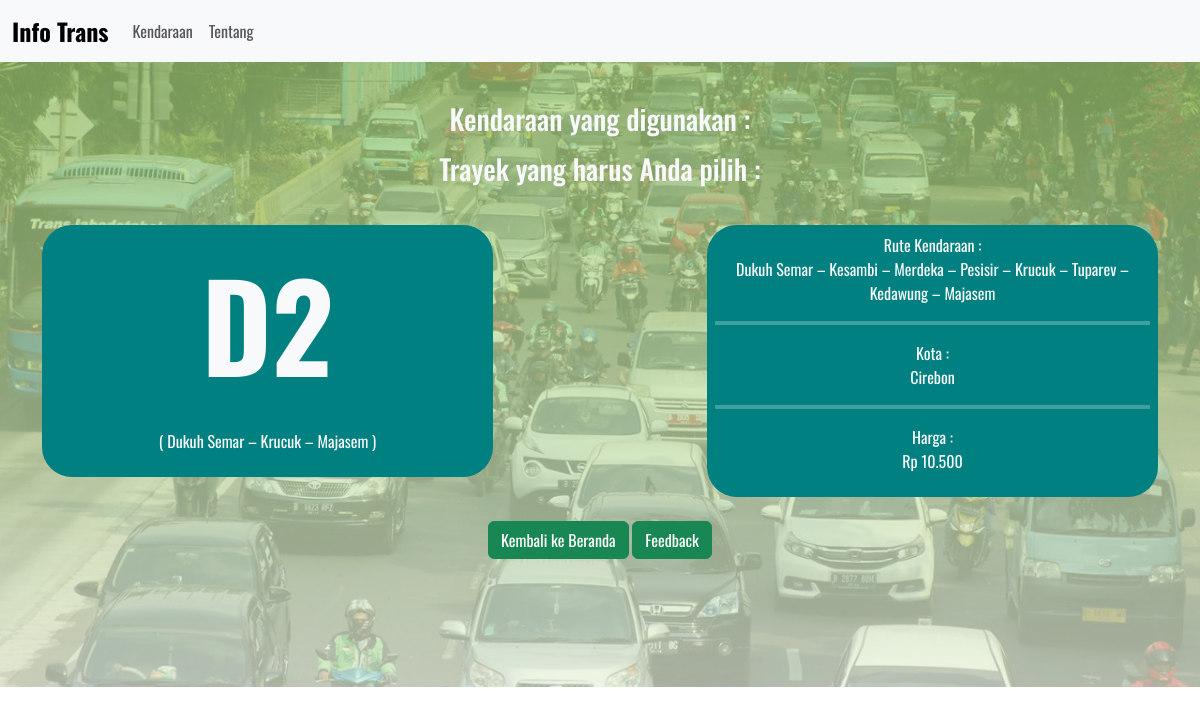
Page /hasil.php?loktujuan=D2 on the committed database.
### tables this page shows
CREATE TABLE `data_angkot` (
  `no` int(11) NOT NULL,
  `id_angkot` varchar(100) NOT NULL,
  `jurusan` varchar(100) NOT NULL,
  `rute` varchar(400) NOT NULL,
  `kota` text NOT NULL,
  `harga` int(50) NOT NULL
);

### hasil.php (the view, shortened to what this page needs)
<?php include 'koneksi.php';
  $id = $_GET['loktujuan'];
  $result = mysqli_query($koneksi, "SELECT * FROM data_angkot WHERE id_angkot = '$id'");
  $nilai = mysqli_fetch_assoc($result);
?>
<!DOCTYPE html>
<html lang="en" dir="ltr">
  <head>
    <link rel="stylesheet" href="asset/css/bootstrap.css">
  </head>
  <body>
    <nav class="navbar navbar-expand-lg navbar-light bg-light">
      <div class="container-fluid">
        <a class="navbar-brand" href="index.php" style="font-weight:bold;">Info Trans</a>
        <div class="collapse navbar-collapse" id="navbarNav">
          <ul class="navbar-nav">
            <li class="nav-item">
              <a class="nav-link" href="info.php?rute=">Kendaraan</a>
            </li>
            <li class="nav-item">
              <a class="nav-link" href="tentang.html">Tentang</a>
            </li>
          </ul>
        </div>
      </div>
    </nav>
    <div class="jumbotron jumbotron-fluid">
      <div class="container text-center pt-4 text-light">
        <h3 class="m-3">Kendaraan yang digunakan : <?php echo $_GET['kendaraan']; ?></h3>
        <h3 class="m-3">Trayek yang harus Anda pilih : </h3><br>
        <div class="row">
          <div class="col-sm-5">
            <div class="container backgroundhasil mb-4 p-2">
              <p class="idangkot"><?php echo $nilai['id_angkot'] ?></p>
              <p>( <?php echo $nilai['jurusan'] ?> )</p>
            </div>
          </div>
          <div class="col-sm"></div>
          <div class="col-sm-5">
            <div class="container backgroundhasil mb-4 p-2">
              <p>Rute Kendaraan : <br><?php echo $nilai['rute'] ?></p>
              <hr style="border : 2px solid white;">
              <p>Kota : <br><?php echo $nilai['kota'] ?></p>
              <hr style="border : 2px solid white;">
              <p>Harga : <br>Rp <?php echo number_format($nilai['harga'], 0, ',', '.') ?></p>
            </div>
          </div>
        </div>
        <a href="index.php" class="btn btn-success">Kembali ke Beranda</a>
        <a href="feedback.php" class="btn btn-success">Feedback</a><br><br>
      </div>
    </div>
  </body>
</html>

### hasil.php (style rules this page uses)
html { scroll-behavior: smooth; }
* { font-family: oswald; }
.navbar-brand { font-size:1.5rem !important; }
.jumbotron { background-image: url(asset/img/background.jpeg); background-size: cover; height: 720px; }
.backgroundhasil { background: #008080; border-radius: 30px; }
.idangkot { font-size: 120px; font-weight: bold; }
@media (min-width: 992px) { .jumbotron { height: 625px; } }

### rows in the picture
data_angkot: id_angkot "D2", jurusan "Dukuh Semar – Krucuk – Majasem", rute "Dukuh Semar – Kesambi – Merdeka – Pesisir – Krucuk – Tuparev – Kedawung – Majasem", kota "Cirebon", harga "10.500"
